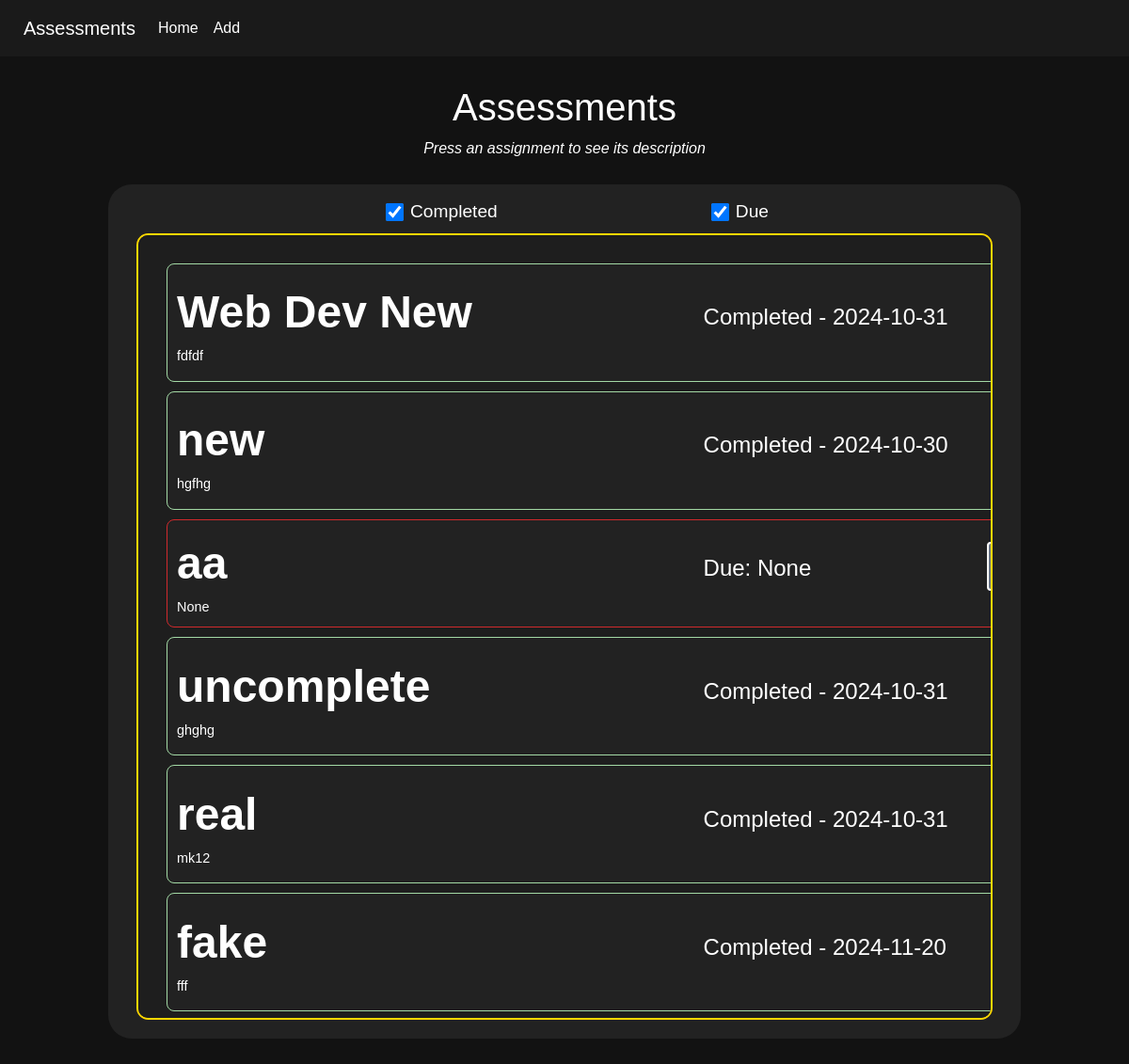
Before: / with the older database file.
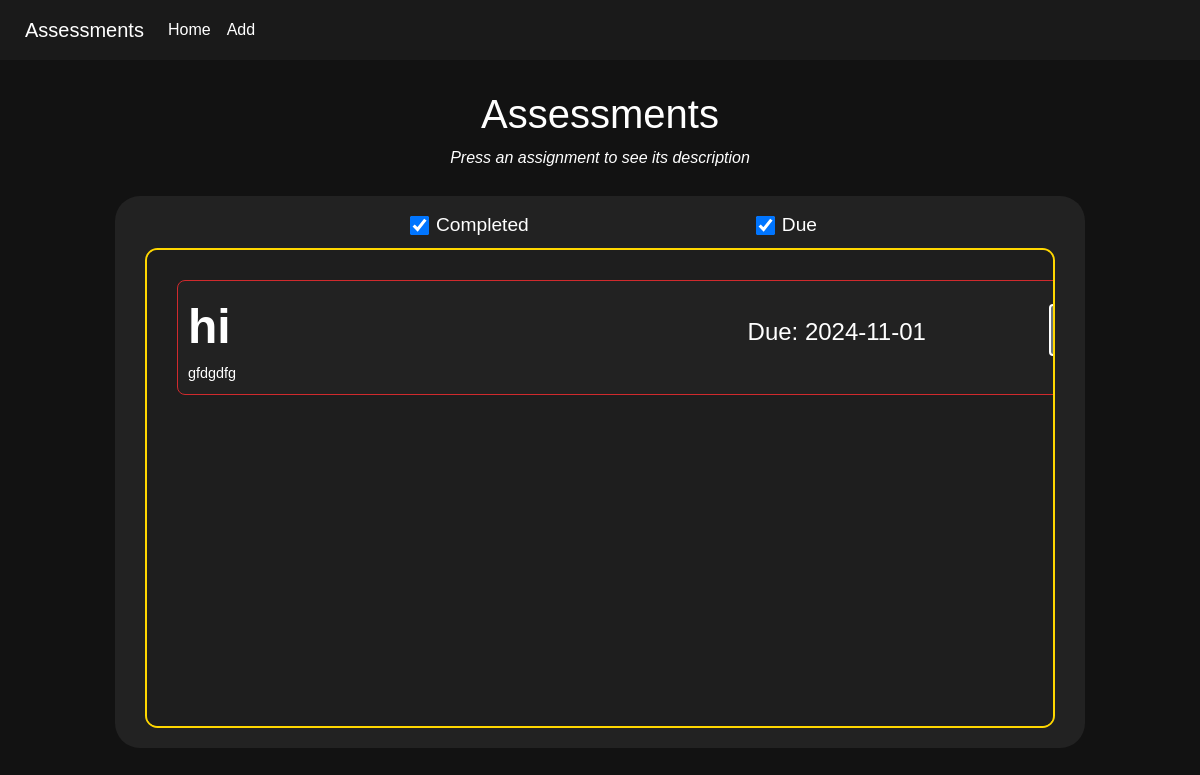
After: the same page with the newer database file.
### app/models.py (models this page shows)
class Assessments(db.Model):
    id = db.Column(db.Integer, primary_key=True)
    assessmenttitle = db.Column(db.String(500), index = True, unique=True)
    modulecode = db.Column(db.String(100), index=True, unique=True)
    deadline = db.Column(db.Date)
    description = db.Column(db.Text)
    status = db.Column(db.Boolean, default=False)

### app/views.py (the view)
@app.route('/', methods = ['GET', 'POST'])
def home():
    return render_template('home.html', assessments = models.Assessments.query.all())

### app/templates/home.html (shortened to what this page needs)
{% extends "base.html" %}
{% block content %}
<div class="title">
    <h1>Assessments</h1>
</div>
<div class="top-description">
    <p>Press an assignment to see its description</p>
</div>
<div class="main-container">
    <div class="top-container">
        <div class="checkbox-container">
            <label class="checkbox-label">
                <input type="checkbox" id="completed-checkbox" onchange="updateAssessments()"
                    {% if assessments|length == 0 %}
                        disabled
                    {% else %}
                        checked
                    {% endif %}
                    >Completed
            </label>
            <label class="checkbox-label">
                <input type="checkbox" id="due-checkbox" onchange="updateAssessments()"
                    {% if assessments|length == 0 %}
                        disabled
                    {% else %}
                        checked
                    {% endif %}
                    >Due
            </label>
        </div>
    </div>
    <div class="bottom-container">
        <div class="assessment-container">
                <div class="card">
                    {% if assessments|length == 0 %}
                        <div class="no-assessments">
                            <ul>
                                <li class="no-assessments">You currently have no assignments, add one through the button in the top left</li>
                            </ul>
                        </div>
                    {% else %}
                        <div class="assessment-items">
                            {% for assessment in assessments %}
                            <div class="assessment-item" aria-expanded = "true" data-status="{{ assessment.status }}" onclick="toggleDescription(this)">
                                <div class="assessment-content">
                                    <div class="left-section">
                                        <div class="assessment-title">{{ assessment.assessmenttitle }}</div>
                                        <div class="module-code">
                                            {{ assessment.modulecode }}
                                        </div>
                                    </div>
                                    <div class="center-section">
                                        <div class="assessment-deadline">
                                            <p class="deadline">
                                                {% if assessment.status == 1 %}
                                                    Completed - {{ assessment.deadline }}
                                                {% else %}
                                                    Due: {{ assessment.deadline }}
                                                {% endif %}
                                            </p>
                                        </div>
                                    </div>
                                    <div class="right-section">
                                        <form action="{{ url_for('edit_item', item_id=assessment.id) }}" method="POST" style="display:inline;" onclick="event.stopPropagation();">
                                            <button type="submit" class="btn btn-secondary">Edit</button>
                                        </form>
                                    </div>
                                </div>
                            </div>
                            {% endfor %}
                        </div>
                    {% endif %}
                </div>
        </div>
    </div>
</div>
{% endblock %}

### app/templates/base.html (shortened to what this page needs)
<html lang="en">
    <head>
        <link rel="stylesheet" href="https://stackpath.bootstrapcdn.com/bootstrap/4.2.1/css/bootstrap.min.css">
        <link rel = "stylesheet" href="{{ url_for('static', filename='style.css') }}">
    </head>
    <body>
        <nav class="navbar navbar-expand-sm fixed-top">
          <div class="container-fluid">
            <a class="navbar-brand" href="#">Assessments</a>
            <div class="collapse navbar-collapse" id="navbarSupportedContent">
              <ul class="navbar-nav mr-auto">
                <li class="nav-item"><a class="nav-link" href="/">Home <span class="sr-only">(current)</span></a></li>
                <li class="nav-item"><a class="nav-link" href="/add">Add </a></li>
              </ul>
            </div>
          </div>
          </nav>
        <div class="container-fluid">
          <div class="row">
            <div class="col-1"></div>
              <div class="col-10">
              {% block content %}{% endblock %}
              </div>
          </div>
        </div>
    </body>
</html>

### app/static/style.css (style rules this page uses)
.navbar { background-color: #1A1A1A; justify-content: space-between; color: white; padding: 10px; width: 100%; position: relative; }
a { color: white; }
body { font-family: Arial, Helvetica, sans-serif; margin: 0; padding: 0; background-color: #121212; }
h1 { color: white; }
label { color: white; }
.title { display: flex; justify-content: center; margin-top: 30px; }
.top-description { display: flex; justify-content: center; color: white; font-style: italic; }
.main-container { border-radius: 25px; background-color: #222222; }
.top-container { margin-top: 10px; display: flex; justify-content: center; align-items:center; }
.bottom-container { padding: 0 30px; }
.assessment-container { display: flex; flex-direction: column; align-items: center; overflow: hidden; width: 100%; }
.checkbox-container input[type="checkbox"] { transform: scale(1.5); margin-right: 10px; vertical-align: middle; }
.checkbox-container { display: flex; align-items: center; vertical-align: 0; margin-top: 15px; gap: 200px; }
#completed-checkbox, #due-checkbox { margin-left: 20px; }
.checkbox-label { font-size: 1.2em; margin-left: 10px; }
.assessment-item { flex: 1 1 300px; min-width: 1200px; max-width: 90vw; box-sizing: border-box; padding: 10px; margin: 10px; border: 1px solid #ccc; border-radius: 8px; background-color: #222222; color: #fff; transition: height 0.5s ease; }
.assessment-content { display: flex; align-items: center; justify-content: space-between; }
.left-section { width: 40%; }
.assessment-title { font-size: 3em; font-weight: bold; }
.center-section { width: 25%; font-size: 30px; }
.deadline { font-size: 0.8em; color: white; }
.right-section { display: flex; gap: 10px; width: 20%; justify-content: flex-end; }
.module-code { font-size: 0.9em; color: white; }
.deadline { font-size: 0.8em; color: white; margin-top: 5px; }
.assessment-items { border-radius: 50px; }
.assessment-item.due { border-color: #d02a2d; }
.card { width: 100%; height: 60vh; overflow-y: auto; display: flex; flex-wrap: wrap; gap: 1rem; padding: 20px; box-sizing: border-box; background-color: rgb(30,30,30); border: 2px solid gold; border-radius: 12.5px; margin-bottom: 20px; }
.btn { border: 2px solid white; font-size: 1.5rem; }

Changed rows visible on the page:
removed Assessments: assessmenttitle "new", modulecode "hgfhg", deadline "2024-10-30"
removed Assessments: assessmenttitle "aa", modulecode "None", deadline "None", status False (drawn)
removed Assessments: assessmenttitle "uncomplete", modulecode "ghghg", deadline "2024-10-31"
removed Assessments: assessmenttitle "real", modulecode "mk12", deadline "2024-10-31"
removed Assessments: assessmenttitle "fake", modulecode "fff", deadline "2024-11-20"
changed Assessments: assessmenttitle "Web Dev New" → "hi"; modulecode "fdfdf" → "gfdgdfg"; deadline "2024-10-31" → "2024-11-01"; status "Completed -" → "Due:"
